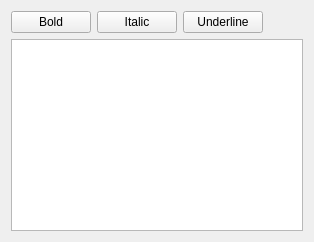
<?xml version="1.0" encoding="UTF-8"?>
<ui version="4.0">
 <class>TextEditorDemo</class>
 <widget class="QWidget" name="TextEditorDemo">
  <layout class="QVBoxLayout" name="verticalLayout">
   <item>
    <layout class="QHBoxLayout" name="toolbarLayout">
     <item>
      <widget class="QPushButton" name="bold_btn">
       <property name="text">
        <string>Bold</string>
       </property>
       <property name="checkable">
        <bool>true</bool>
       </property>
      </widget>
     </item>
     <item>
      <widget class="QPushButton" name="italic_btn">
       <property name="text">
        <string>Italic</string>
       </property>
       <property name="checkable">
        <bool>true</bool>
       </property>
      </widget>
     </item>
     <item>
      <widget class="QPushButton" name="underline_btn">
       <property name="text">
        <string>Underline</string>
       </property>
       <property name="checkable">
        <bool>true</bool>
       </property>
      </widget>
     </item>
     <item>
      <spacer name="horizontalSpacer">
       <property name="orientation">
        <enum>Qt::Horizontal</enum>
       </property>
       <property name="sizeHint" stdset="0">
        <size>
         <width>40</width>
         <height>20</height>
        </size>
       </property>
      </spacer>
     </item>
    </layout>
   </item>
   <item>
    <widget class="QTextEdit" name="text_edit">
     <property name="acceptRichText">
      <bool>true</bool>
     </property>
    </widget>
   </item>
  </layout>
 </widget>
 <resources/>
 <connections/>
</ui>
